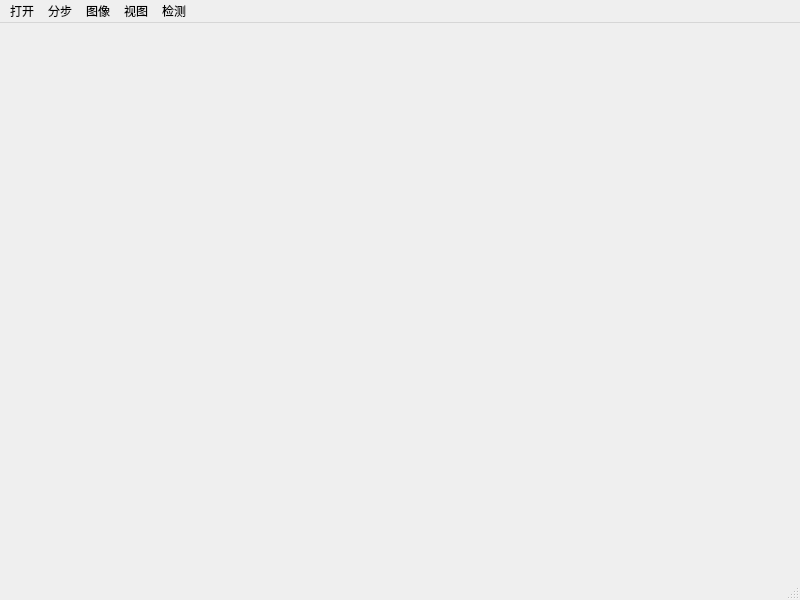
<?xml version="1.0" encoding="UTF-8"?>
<ui version="4.0">
 <class>MainWindow</class>
 <widget class="QMainWindow" name="MainWindow">
  <property name="geometry">
   <rect>
    <x>0</x>
    <y>0</y>
    <width>800</width>
    <height>600</height>
   </rect>
  </property>
  <property name="windowTitle">
   <string>MainWindow</string>
  </property>
  <widget class="QWidget" name="centralwidget"/>
  <widget class="QMenuBar" name="menubar">
   <property name="geometry">
    <rect>
     <x>0</x>
     <y>0</y>
     <width>800</width>
     <height>23</height>
    </rect>
   </property>
   <widget class="QMenu" name="menu">
    <property name="title">
     <string>打开</string>
    </property>
    <addaction name="action"/>
    <addaction name="action_3"/>
    <addaction name="separator"/>
    <addaction name="old"/>
   </widget>
   <widget class="QMenu" name="menu_2">
    <property name="title">
     <string>检测</string>
    </property>
    <addaction name="action_4"/>
   </widget>
   <widget class="QMenu" name="menu_3">
    <property name="title">
     <string>分步</string>
    </property>
    <addaction name="action_5"/>
   </widget>
   <widget class="QMenu" name="menu_4">
    <property name="title">
     <string>图像</string>
    </property>
   </widget>
   <widget class="QMenu" name="menu_5">
    <property name="title">
     <string>视图</string>
    </property>
   </widget>
   <addaction name="menu"/>
   <addaction name="menu_3"/>
   <addaction name="menu_4"/>
   <addaction name="menu_5"/>
   <addaction name="menu_2"/>
  </widget>
  <widget class="QStatusBar" name="statusbar"/>
  <action name="action">
   <property name="text">
    <string>第一帧</string>
   </property>
  </action>
  <action name="action_3">
   <property name="text">
    <string>第二帧</string>
   </property>
  </action>
  <action name="action_4">
   <property name="text">
    <string>运行</string>
   </property>
  </action>
  <action name="action_5">
   <property name="text">
    <string>帧间差分</string>
   </property>
  </action>
  <action name="old">
   <property name="text">
    <string>整合</string>
   </property>
  </action>
 </widget>
 <resources/>
 <connections/>
</ui>
